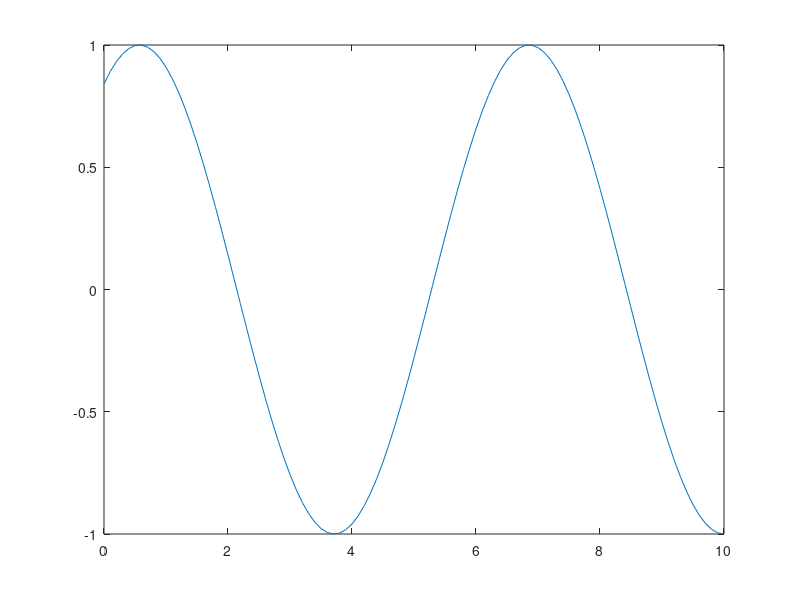

This chart was generated by the following MATLAB code: (Note: this script raises an error after producing the figure.)
%%
for i=1:10
    x=linspace(0,10,101);
    plot(x,sin(x+i));
    print(gcf,'-deps',stract('plot',num2str(i),'.ps'));
end
%%
a = 3
if rem(1,2) ==0
    disp('a is even')
else
    disp ('a is odd')
end
%%
input_num = 1;
switch input_num
    case -1 
        disp('negative 1');
    case 0
        disp('zero');
    case 1 
        disp('other value');
end
%%
n = 1;
while prod(1:n) < 1e100 ;n = n +1;
end
%%
n = 1;
while sum(1:n) < 1000 n = n +1;
end
%%
 for n = 1:10
a(n)=2^n;
 end
 disp(a)
%%
x=2;k=0;error=inf;
error_threshold = 1e-32;
while error > error_threshold
    if k > 100
        break
    end
    x = x - sin(x)/cos(x);
    error= abs(x-pi);
    k = k+1;
end


